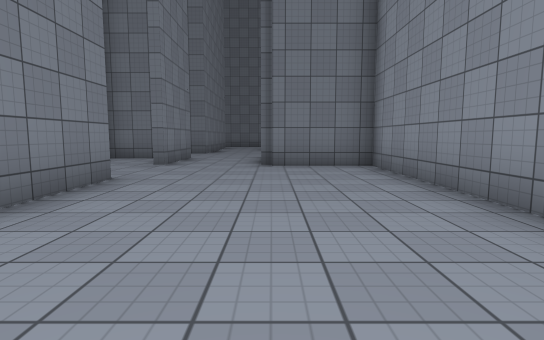
[1] (above)

24 first-person views from a walk through a scene from a Unity 3-D project. The camera is 1.2 m above the floor, tilts 6° down and sees 80° across. The floor is counted in squares, 1.8 m on a side. Each view is taken from the middle of a square. On the plan, view 1 faces up. The plan holds only what a view shows up to about 10 squares ahead; the rest is blank. The player character is not drawn. Surface patterns are stand-ins for the level's own textures.

[2]
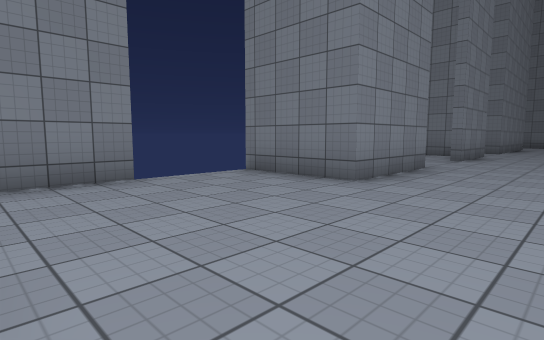

[3]
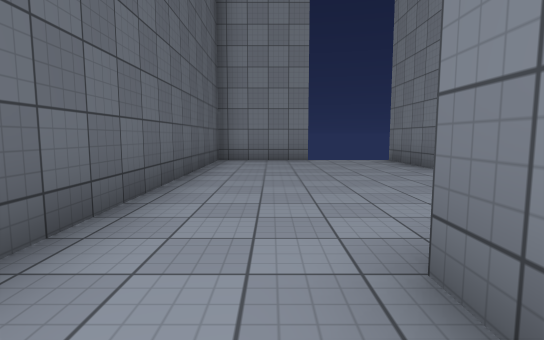

[4]
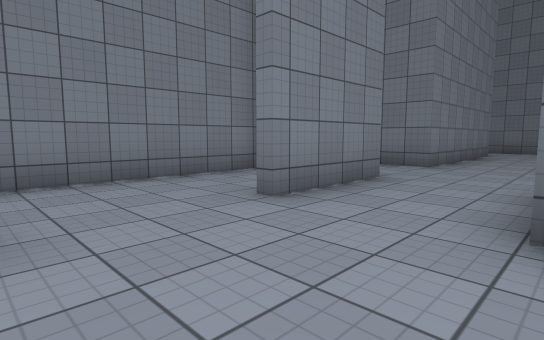

[5]
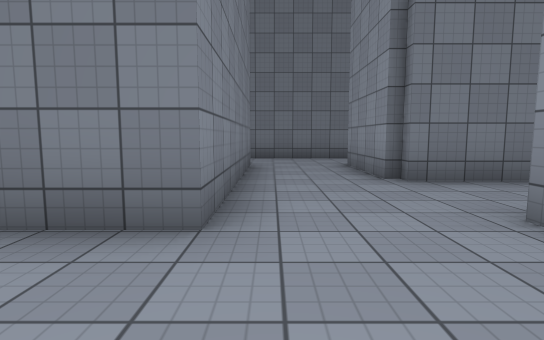

[6]
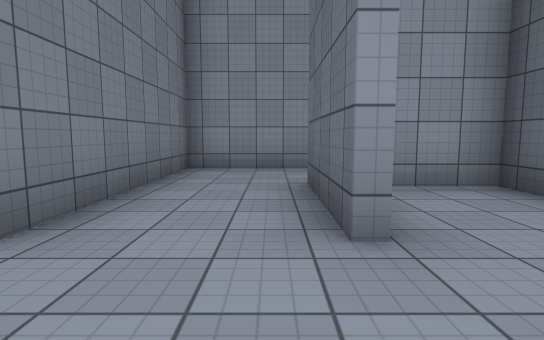

[7]
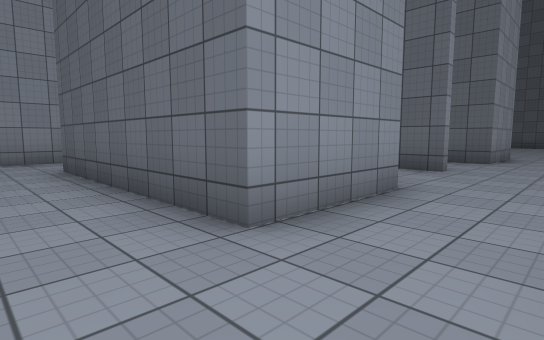

[8]
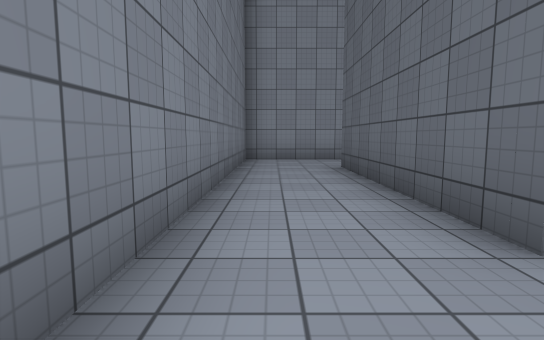

[9]
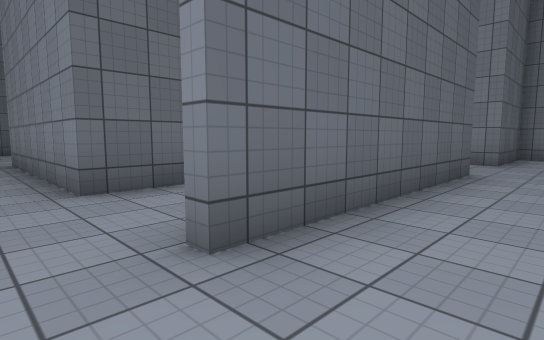

[10]
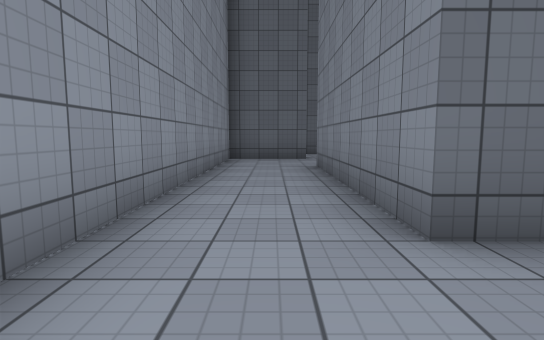

[11]
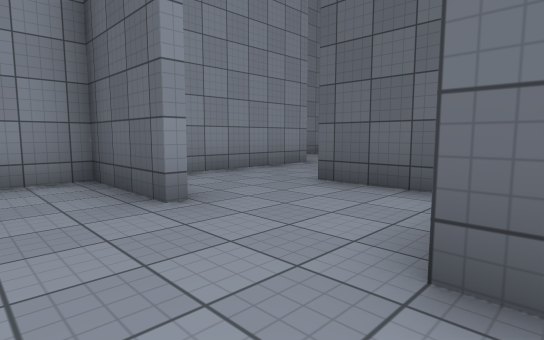

[12]
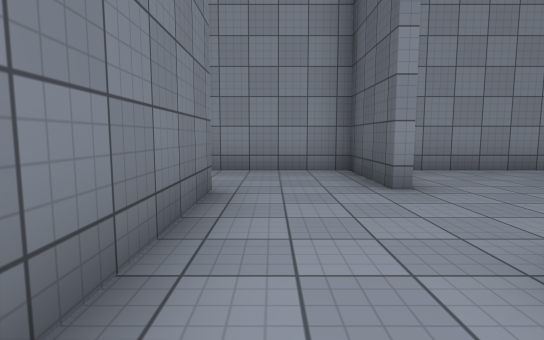

[13]
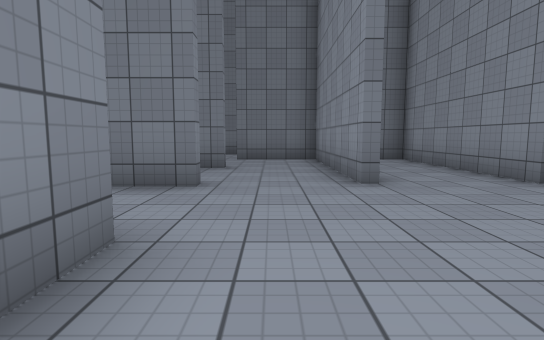

[14]
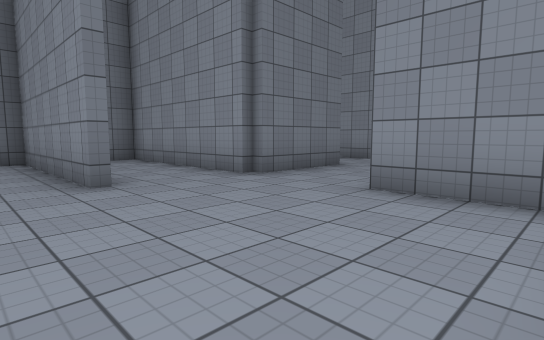

[15]
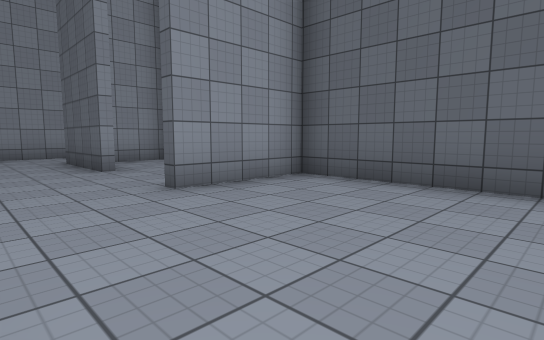

[16]
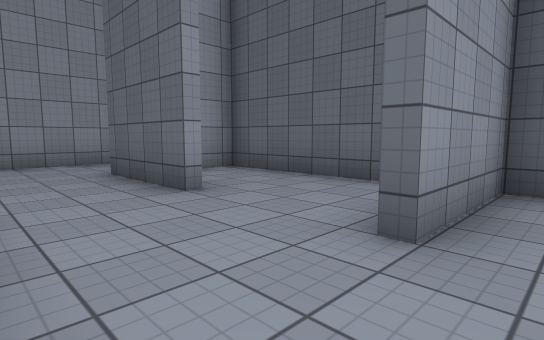

[17]
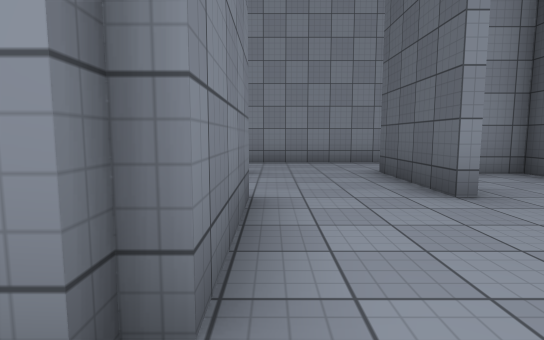

[18]
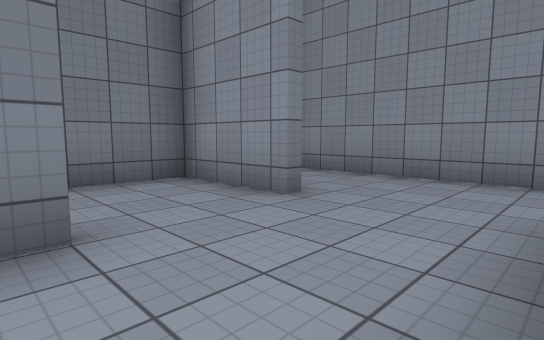

[19]
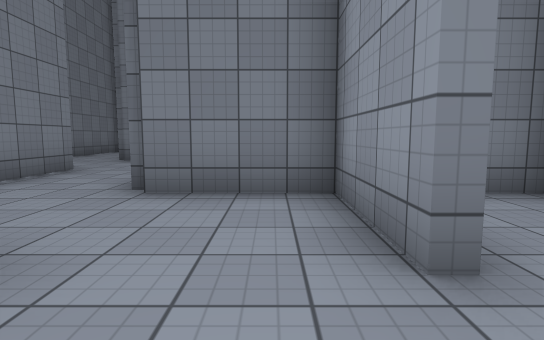

[20]
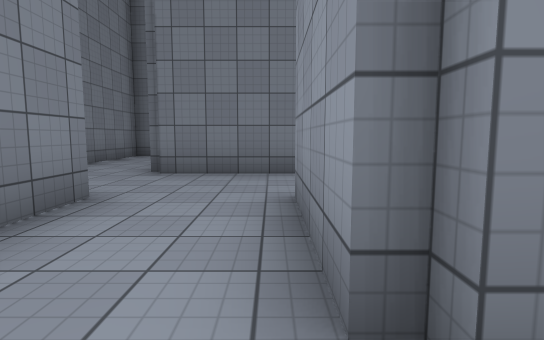

[21]
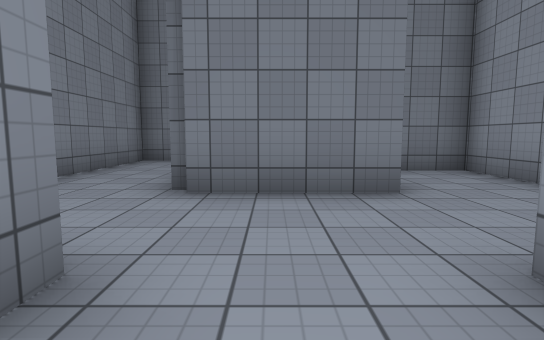

[22]
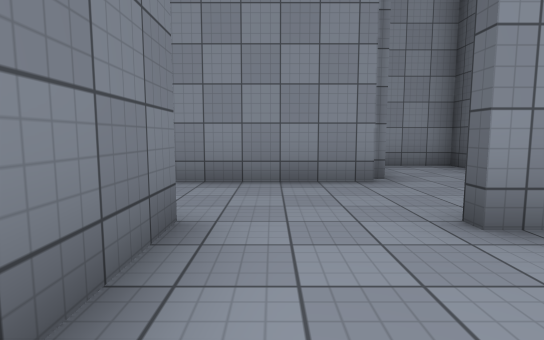

[23]
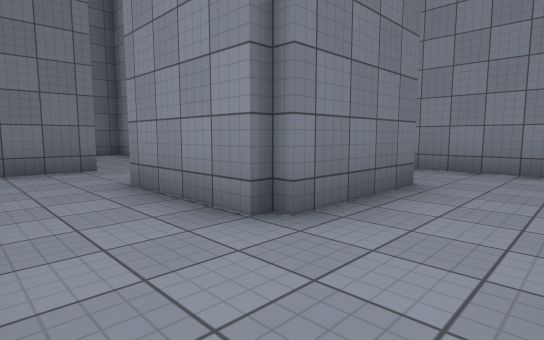

[24]
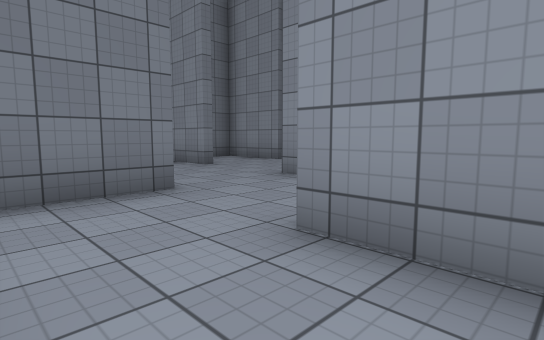

### Floor plan
Ten units are one square. View 1 is at (0, 0); x grows to the right and y downward. Boxes are objects, and circles mark ways between rooms. Rooms are numbered by the first view taken in them; rooms with no view inside come last. Other rooms are left out.
<svg viewBox="-55 -202 210 232">
<path fill="none" stroke="#000" d="M-3 -75 -3 -100 23 -100 23 -115M-25 -101 -25 -75M-1 -125 25 -125M-25 -50 -25 -22 -50 -22M-3 -149 -3 -175 50 -175M47 -121 47 -147 0 -147M23 -26 23 -72 0 -72M-50 -1 -50 25 24 25M-50 -181 -50 -175 -25 -175 -25 -123 -40 -123M32 2 25 2M72 -175 72 -197 -26 -197M36 -150 50 -150 50 -97M49 -75 72 -75 72 -175M20 -75 25 -75M50 -97 18 -97M72 -24 72 -55M51 -22 39 -22M98 -22 98 -72 90 -72M50 0 50 9M50 -47 45 -47M64 25 98 25 98 0M126 -22 98 -22M148 -25 148 -47 125 -47M124 0 150 0M100 -75 100 -56M123 -50 123 -75M114 -97 98 -97M98 -97 98 -125M100 -147 75 -147 75 -112M111 25 148 25 148 10M32 -50 50 -50M72 -55 72 -72 50 -72M-35 -97 -50 -97 -50 -54"/>
<circle cx="55" cy="-170" r="3" fill="#2a7"/>
<circle cx="-30" cy="-65" r="3" fill="#2a7"/>
<circle cx="50" cy="-85" r="3" fill="#2a7"/>
<circle cx="35" cy="-70" r="3" fill="#2a7"/>
<circle cx="100" cy="-10" r="3" fill="#2a7"/>
<circle cx="55" cy="-50" r="3" fill="#2a7"/>
<circle cx="120" cy="-35" r="3" fill="#2a7"/>
<circle cx="115" cy="0" r="3" fill="#2a7"/>
<circle cx="100" cy="-85" r="3" fill="#2a7"/>
<text x="-10" y="-90">1</text>
<text x="60" y="-130">2</text>
<text x="20" y="-90">3</text>
<text x="70" y="-20">4</text>
<text x="130" y="-20">5</text>
<text x="110" y="-70">6</text>
<text x="90" y="-120">7</text>
<text x="120" y="10">8</text>
<text x="40" y="-60">9</text>
<text x="-40" y="-60">10</text>
</svg>
Room 1 opens to room 2. Room 1 opens to room 10. Room 2 opens to room 3. Room 3 opens to room 9. Room 4 opens to room 5. Room 4 opens to room 9. Room 5 opens to room 6. Room 5 opens to room 8. Room 6 opens to room 7.

Where each view was taken, in squares from view 1:
view 1: 0 up, 0 right, facing up
view 2: 2 down, 0 right, facing up-left
view 3: 1 down, 4 right, facing left
view 4: 5 up, 0 right, facing up-left
view 5: 10 up, 2 left, facing up
view 6: 13 up, 2 left, facing right
view 7: 19 up, 2 left, facing down-right
view 8: 19 up, 2 left, facing right
view 9: 19 up, 6 right, facing down-left
view 10: 17 up, 6 right, facing down
view 11: 9 up, 2 right, facing down-right
view 12: 9 up, 1 right, facing right
view 13: 2 down, 6 right, facing up
view 14: 2 down, 6 right, facing up-right
view 15: 2 up, 6 right, facing down-right
view 16: 2 up, 9 right, facing down-right
view 17: 2 up, 9 right, facing right
view 18: 0 up, 12 right, facing up-right
view 19: 1 up, 14 right, facing up
view 20: 4 up, 12 right, facing up
view 21: 6 up, 11 right, facing up
view 22: 9 up, 10 right, facing right
view 23: 8 up, 8 right, facing up-right
view 24: 11 up, 8 right, facing up-right
